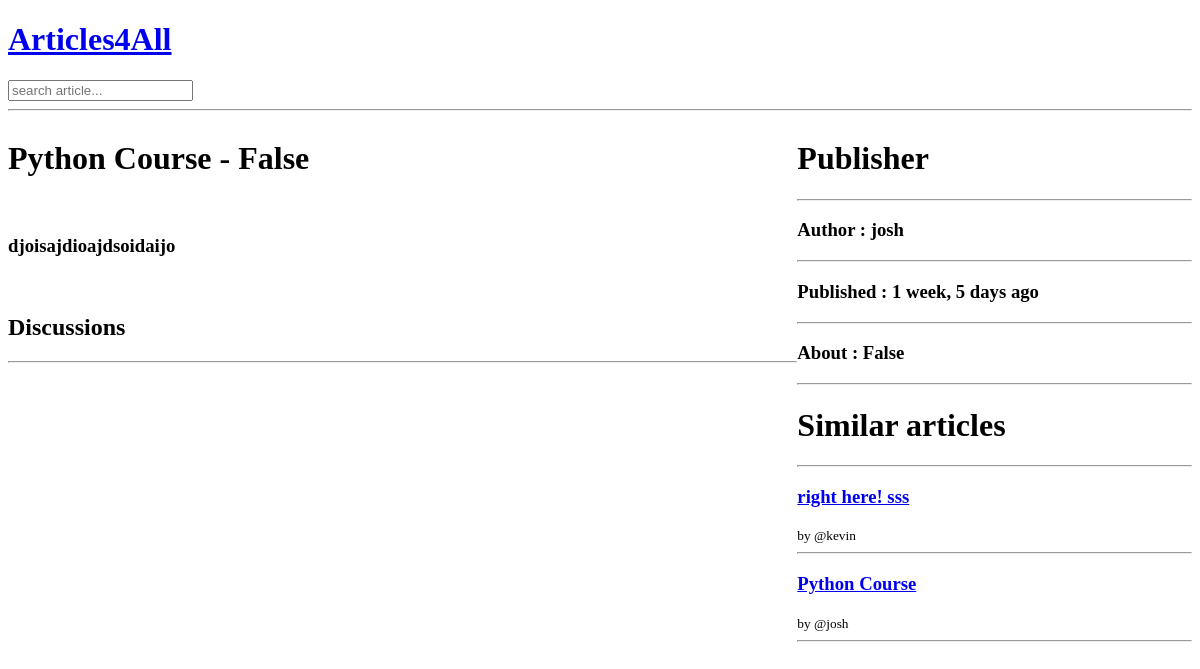
Before: /article/40 with the older database file.
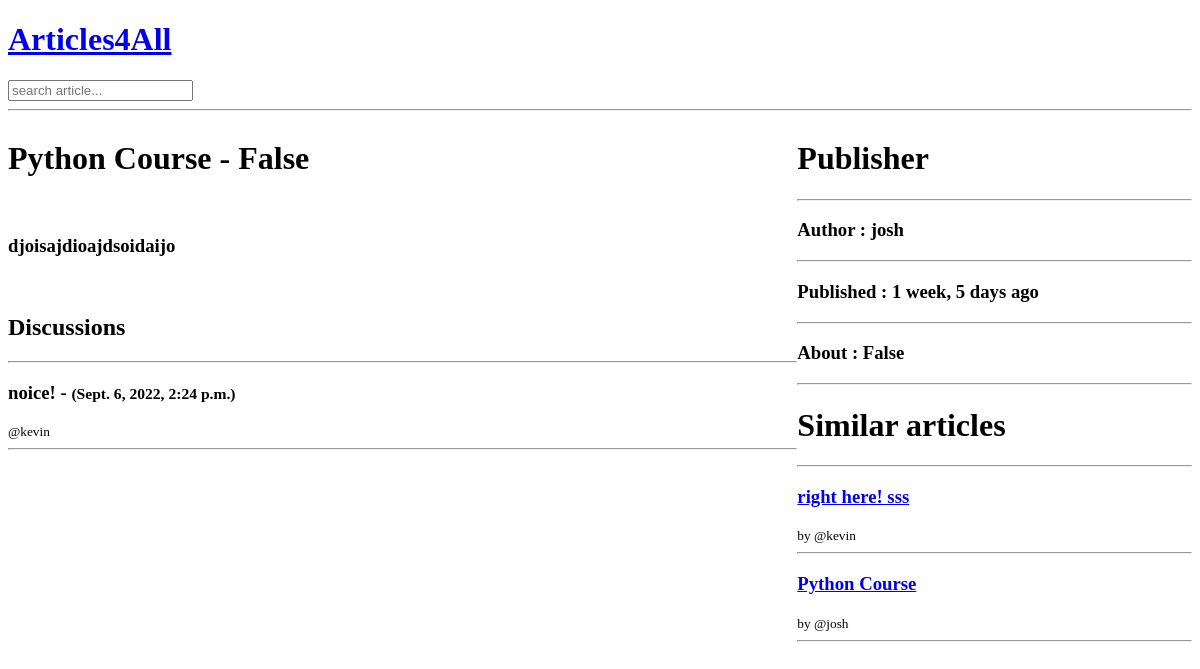
After: the same page with the newer database file.
### articles/models.py (models this page shows, shortened)
class Article(models.Model):
	title = models.CharField(max_length=50)
	topic = models.ForeignKey(Topic, on_delete=models.SET_NULL, null=True)
	body = models.CharField(max_length=400)
	author = models.ForeignKey(Author, on_delete=models.CASCADE)
	updated = models.DateTimeField(auto_now=True)
	created = models.DateTimeField(auto_now_add=True)

class Author(models.Model):
	name = models.CharField(max_length=40)
	age = models.CharField(max_length=3)
	email = models.EmailField(max_length=50)
	about = models.CharField(max_length=500)
	def __str__(self):
		return self.about[0:20]

class Comment(models.Model):
	user = models.ForeignKey(User, on_delete=models.CASCADE)
	article = models.ForeignKey(Article, on_delete=models.CASCADE)
	body = models.TextField()
	created = models.DateTimeField(auto_now_add=True)
	updated = models.DateTimeField(auto_now=True)
	class Meta:
		ordering = ['-updated', 'created']

### articles/views.py (the view, shortened to what this page needs)
# urls.py: path('article/<int:id>', ArticleView.as_view(), name='article-page'),
class ArticleView(View):
	template_name = 'article/article.html'
	def get(self, request, id=None, *args, **kwargs):
		obj = get_object_or_404(Article, id=id)
		comments = obj.comment_set.all().order_by('-created')
		articles = Article.objects.all()
		context = {'object': obj, 'comments': comments, 'articles': articles}
		return render(request, self.template_name, context)

### articles/templates/article/article.html (shortened to what this page needs)
{% include 'base.html' %}
{% block content %}
	<div class="article-container">
		<div class="article">
			<h1>{{object.title}} - {{object.author}}</h1>
			<br>
			<h3>{{object.body}}</h3>
			<br>
						<h2>Discussions</h2>
						<hr>
						{% for comment in comments %}
							<h3>{{comment.body}} - <small>({{comment.created}})</small> </h3> <small>@{{comment.user}}</small>
							<br>
							<hr>
						{% endfor %}
		</div>
		<div class="about-publisher">
			<h1>Publisher</h1>
			<hr>
			<h3>Author :	{{object.author.name}}</h3>
			<hr>
			<h3>Published :	{{object.created|timesince}} ago</h3>
			<hr>
			<h3>About :	{{object.author.about}}</h3>
			<hr>
			<div>
				<h1>Similar articles</h1>
				<hr>
				{% for article in articles %}
					{% if object.topic == article.topic %}
						<a href="{% url 'article-page' article.id %}"><h3>{{article.title}}</h3></a>
						<small>by @{{article.author.name}}</small>
						<hr>
					{% endif %}
				{% endfor %}
			</div>
		</div>
	</div>
{% endblock %}

Changed rows visible on the page:
added Comment: body "noice!", created "Sept. 6, 2022, 2:24 p.m.", user "kevin"
